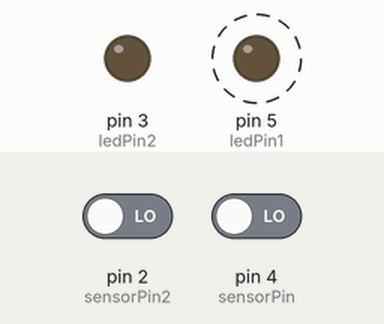
Simulated run of this sketch. Board: Arduino Uno, built with avr-gcc and run on an emulated ATmega328P. Parts: output pins drawn as LEDs (lit = HIGH). Dashed ring = blinking. Inputs (shaded band) come from the test bench; at power-on: pin 2 (sensorPin2) LOW, pin 4 (sensorPin) LOW. What the sketch prints to the serial monitor is not drawn.

Above: at 0.05 s.
At 2.87 s:
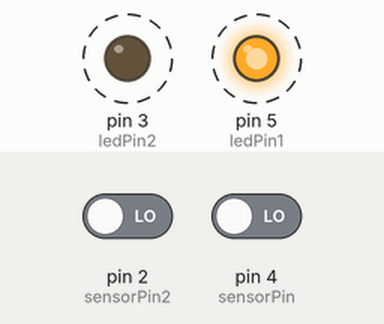
Timing chart, 0 to 3.2 s (numbered marks = the images above):
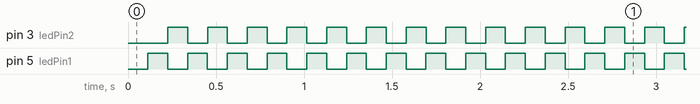

Measured:
- by itself, pin 3 (ledPin2), pin 5 (ledPin1): alternates HIGH for 0.11 s and LOW for 0.11 s

The sketch:

IRsensor.ino
```cpp
//#include "Keyboard.h"
int ledPin1 =  5;// IR 1
int ledPin2 = 3 ;// IR 2
int led = 13;// IN built led
int sensorPin = 4; int sensorPin2 = 2;// Iput of sensors
int val = 0, val2 = 0;
int ledState1 = LOW;             // ledState used to set the LED1
int ledState2 = LOW;// ledState used to set the LED2
double previousMillis1 = 0;// will store time of LED2 was updated
double previousMillis2 = 0;        // will store time of LED2 was updated
double OnTime1 = ((1000.00 / 10) / 2);       // milliseconds of on-time
double OffTime1 = ((1000.00 / 10) / 2);      // milliseconds of off-time
int R = 0, L = 0;
int countL = 0, countR = 0;

int left(int x) {
  if (x == 1) {
    //Serial.print("Low");

    digitalWrite(led, LOW);

    delay(1);
    return 0;
  }
  if (x == 0 ) {


    digitalWrite(led, HIGH);

    delay(5);
    return 1;
  }

  Serial.println(val);
}

int right(int y) {
  if (y == 1) {
    digitalWrite(led, LOW);
    delay(1);
    return 0;
  }

  if (y == 0 ) {
    digitalWrite(led, HIGH);

    delay(5);
    return 1;
  }

  Serial.println(val);
}


void setup()
{
  //  Keyboard.begin();
  // set the digital pin as output:
  pinMode(ledPin1, OUTPUT);
  pinMode(ledPin2, OUTPUT);
  pinMode( sensorPin2, INPUT);
  pinMode(sensorPin, INPUT);
  Serial.begin(9600);      // open the serial port at 9600 bps:
}

void loop()
{
  // check to see if it's time to change the state of the LED

  double currentMillis = micros() / 1700.0;

  if ((ledState1 == HIGH ) && (currentMillis - previousMillis1 >= OnTime1))
  {
    ledState1 = LOW;

    // Turn it off
    previousMillis1 = currentMillis;  // Remember the time
    digitalWrite(ledPin1, ledState1);

    // Update the actual LED
    //Serial.print(previousMillis1);
  }

  else if ((ledState1 == LOW ) && (currentMillis - previousMillis1 >= OffTime1))
  {

    ledState1 = HIGH;  // turn it on

    previousMillis1 = currentMillis; // Remember the time

    digitalWrite(ledPin1, ledState1);      // Update the actual LED

  }
  double currentMillis2 = micros() / 1700.0;

  if ((ledState1 == HIGH ) && (currentMillis2 - previousMillis2 >= OnTime1))
  {
    ledState2 = LOW;

    // Turn it off
    previousMillis2 = currentMillis2;  // Remember the time
    digitalWrite(ledPin2, ledState2);

    // Update the actual LED
    //Serial.print(previousMillis1);
  }

  else if ((ledState1 == LOW ) && (currentMillis2 - previousMillis2 >= OffTime1))
  {

    ledState2 = HIGH;  // turn it on

    previousMillis2 = currentMillis2; // Remember the time

    digitalWrite(ledPin2, ledState2);      // Update the actual LED

  } delay(10);
  countL = 0;
  val = digitalRead(sensorPin);
  L = left(val);
  if (countL == 0)
    if ( ledState1 == HIGH && L == 1 ) {

      Serial.println("2");
      countL = 1;
    } else {
      Serial.println("0");
    }
  delay(8);
  countR = 0;
  val2 = digitalRead(sensorPin2);
  R = right(val2);
  if (countR == 0)
    if ( ledState2 == HIGH && R == 1 ) {
      countR = 1;
      Serial.println("1");

    } else {
      Serial.println("0");
    }

}
```
